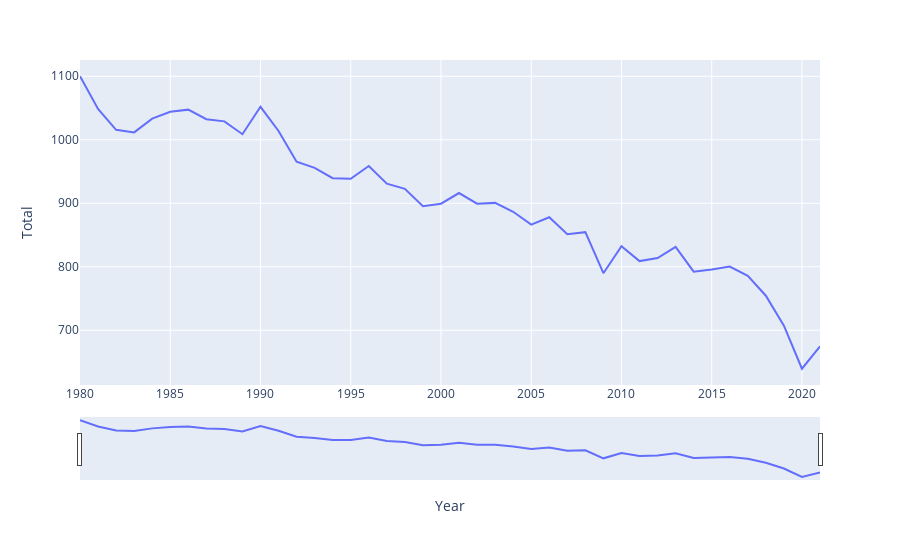

Notebook cell for this chart:
### Code cell
#  plot to see total emission versus year for 'Germany'
fig_ger = px.line(df, x=df.index, y="Total")
fig_ger.update_xaxes(rangeslider_visible=True)
fig_ger.show()

### Figure 1 — Plotly figure (JSON) as saved in the notebook; plotly's stock layout.template omitted (floating-point values rounded to 4 significant figures)
{"data": [{"hovertemplate": "Year=%{x}<br>Total=%{y}<extra></extra>", "legendgroup": "", "line": {"color": "#636efa", "dash": "solid"}, "marker": {"symbol": "circle"}, "mode": "lines", "name": "", "orientation": "v", "showlegend": false, "type": "scatter", "x": [1980, 1981, 1982, 1983, 1984, 1985, 1986, 1987, 1988, 1989, 1990, 1991, 1992, 1993, 1994, 1995, 1996, 1997, 1998, 1999, 2000, 2001, 2002, 2003, 2004, 2005, 2006, 2007, 2008, 2009, 2010, 2011, 2012, 2013, 2014, 2015, 2016, 2017, 2018, 2019, 2020, 2021], "xaxis": "x", "y": [1100.0, 1049.0, 1016.0, 1012.0, 1033.0, 1044.0, 1047.0, 1032.0, 1029.0, 1009.0, 1052.0, 1014.0, 965.5, 955.8, 939.5, 938.6, 958.7, 930.9, 922.8, 895.4, 899.4, 916.1, 899.4, 900.6, 886.6, 866.3, 877.9, 851.2, 854.5, 789.9, 832.5, 808.9, 813.7, 831.2, 792.3, 795.6, 800.3, 785.6, 754.4, 707.1, 639.4, 674.8], "yaxis": "y"}], "layout": {"legend": {"tracegroupgap": 0}, "margin": {"t": 60}, "xaxis": {"anchor": "y", "domain": [0, 1], "rangeslider": {"visible": true}, "title": {"text": "Year"}}, "yaxis": {"anchor": "x", "domain": [0, 1], "title": {"text": "Total"}}}}
